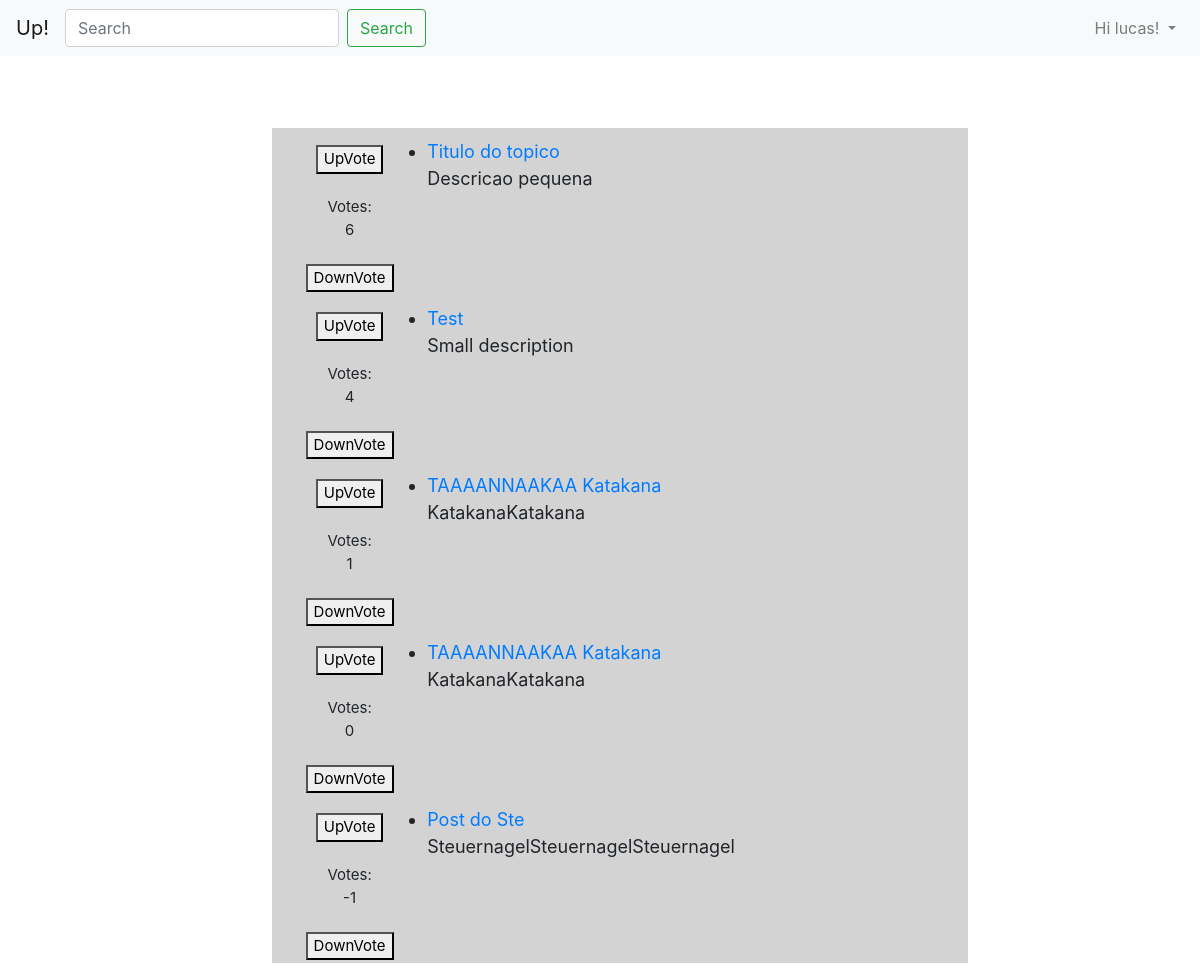
The app's page / (signed in) with its own data.
### Topics/models.py (models this page shows, shortened)
class TopicInformation(models.Model):
    title_text = models.CharField(max_length=50)
    small_description = models.CharField(max_length=500)
    pub_date = models.DateField('date published')
    votes = models.IntegerField(default=0)
    big_description = models.CharField(max_length=10000)

### WebApp/views.py (the view)
# urls.py: path('', views.index, name='index'),
def index(request):
    topics = TopicInformation.objects.order_by('-votes')
    query = request.GET.get('q')
    if query:
        topics = TopicInformation.objects.filter(
            Q(title_text__icontains=query) |
            Q(small_description__icontains=query) |
            Q(big_description__icontains=query)
        )
    context = {
        'topics':
            topics,
    }
    return render(request, 'WebApp/index.html', context)

### templates/WebApp/index.html (shortened to what this page needs)
{% extends 'WebApp/base.html' %}
{% block content %}
<br>
{% if topics %}
<ul>
    {% for topic in topics %}
        <div class="box">
            <div class="votes">
                <form action="{% url 'upvote_main' topic.id %}" method='POST'>
                    <button type='submit'>UpVote</button>
                </form>
                    <br>
                    Votes: <br> {{topic.votes}}
                    <br>
                    <br>
                <form action="{% url 'downvote_main' topic.id %}" method='POST'>
                    <button type='submit'>DownVote</button>
                </form>
            </div>
            <div class="content">
                <li><a href="/Topics/{{topic.id}}">{{topic.title_text}}</a>
                    <br> {{topic.small_description}}<br>
                <br> </li>
            </div>
        </div>
    {% endfor %}
</ul>
{% else %}
<p>No topics found using the search query "{{ request.GET.q }}".</p>
{% endif %}
{% endblock %}

### templates/WebApp/base.html (shortened to what this page needs)
<!DOCTYPE html>
<html>
{% load static %}
<head>
    <link rel="stylesheet" href="{% static "style.css" %}">
    <link rel="stylesheet" href="https://stackpath.bootstrapcdn.com/bootstrap/4.3.1/css/bootstrap.min.css">
</head>
<body>
<nav class="navbar navbar-expand-lg navbar-light bg-light">
  <a class="navbar-brand" href="{% url 'index' %}">Up!</a>
  <div class="collapse navbar-collapse" id="navbarSupportedContent">
    <ul class="navbar-nav mr-auto">
    <form class="form-inline my-2 my-lg-0" action="{% url 'index' %}">
      <input class="form-control mr-sm-2" type="search" placeholder="Search" aria-label="Search" name="q">
      <button class="btn btn-outline-success my-2 my-sm-0" type="submit">Search</button>
    </form>
    </ul>
    <ul class="navbar-nav">
        {% if request.user.is_authenticated %}
        <li class="nav-item dropdown">
            <a class="nav-link dropdown-toggle" href="#" id="navbarDropdown" role="button" data-toggle="dropdown" aria-haspopup="true" aria-expanded="false">
              <span>Hi {{ request.user }}!</span>
            </a>
        </li>
        {% else %}
        <li class="nav-item">
            <a href="{% url 'user_login' %}" class="nav_link">Login</a>
        </li>
        {% endif %}
    </ul>
  </div>
</nav>
<br>
<br>
<main>
    {% block content %}
    {% endblock %}
</main>
</body>
</html>

### static/style.css (style rules this page uses)
.votes { text-align: center; position: relative; top: 5%; font-size: 15px; }
.content { padding-left: 10px; font-size: 18px; }
.box { display: grid; grid-template-columns: 20% 80%; width: 60%; background-color: lightgrey; padding: 10px; margin: auto; }

### records on screen
TopicInformation: votes "6", title_text "Titulo do topico", small_description "Descricao pequena"
TopicInformation: votes "4", title_text "Test", small_description "Small description"
TopicInformation: votes "1", title_text "TAAAANNAAKAA Katakana", small_description "KatakanaKatakana"
TopicInformation: votes "0", title_text "TAAAANNAAKAA Katakana", small_description "KatakanaKatakana"
TopicInformation: votes "-1", title_text "Post do Ste", small_description "SteuernagelSteuernagelSteuernagel"

### other values on screen
{{ request.user }} "lucas"
